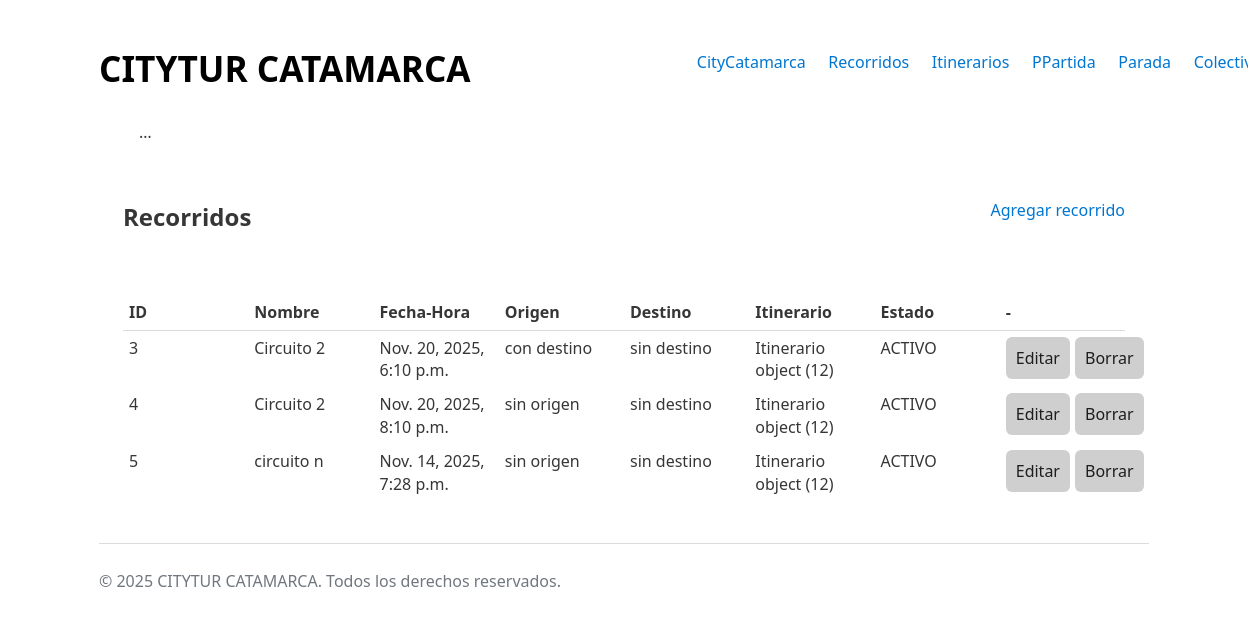
/recorridos/lista_recorrido/, run on the app's committed database.
### recorridos/models.py (models this page shows, shortened)
class Circuito(models.Model):
    nombre = models.CharField(max_length= 50)
    horario = models.DateTimeField()
    origen = models.CharField(max_length= 50, default='sin origen')
    destino = models.CharField(max_length= 50, default= 'sin destino')
    itinerario = models.ForeignKey(Itinerario, on_delete= models.CASCADE)
    STATE_CHOICES = [
        ('ELIMINADO', 'Eliminado'),
        ('ACTIVO', 'Activo'),
        ('BAJA', 'Baja'),
    ]
    estado = models.CharField(max_length= 20, choices= STATE_CHOICES, default= 'ACTIVO')

### itinerarios/models.py (models this page shows)
class Itinerario(models.Model):
    nombre = models.CharField(max_length= 50)
    imagen = models.ImageField(
        upload_to='images/',
        null=True,
        blank=True,
        default= 'images/default.png'
)

### recorridos/views.py (the view)
# urls.py: path('lista_recorrido/', views.lista_circuito, name= 'circuito_listar'),
def lista_circuito(request):
    circuitos = Circuito.objects.all()
    return render(request, 'recorrido_lista.html', {'circuitos': circuitos})

### recorridos/templates/recorrido_lista.html (shortened to what this page needs)
{% extends 'base.html' %}
{% block body_id %}colectivo_form{% endblock %}
{% block content %}
<main id="main-form">
    <div class="div-container">
        <h2> Recorridos </h2>
        <a href="{% url 'recorridos:circuito_formulario' %}">Agregar recorrido</a>
    </div>
    <table class="table_view">
        <thead>
            <tr>
                <th>ID</th>
                <th>Nombre</th>
                <th>Fecha-Hora</th>
                <th>Origen</th>
                <th>Destino</th>
                <th>Itinerario</th>
                <th>Estado</th>
                <th>-</th>
            </tr>
        </thead>
        <tbody>
            {% for circuito in circuitos %}
                <tr>
                    <td>{{ circuito.pk }}</td>
                    <td>{{ circuito.nombre }}</td>
                    <td>{{ circuito.horario }}</td>
                    <td>{{ circuito.origen }}</td>
                    <td>{{ circuito.destino }}</td>
                    <td>{{ circuito.itinerario }}</td>
                    <td>{{ circuito.estado }}</td>
                    <td class="td-btn">
                        <a class="btn btn-small" href="{% url 'recorridos:circuito_editar' circuito.pk %}"><button>Editar</button></a>
                        <form action="{% url 'recorridos:circuito_eliminar' circuito.pk %}" method="POST" style="display:inline;"
                            onsubmit="return confirm('Eliminar circuito {{ circuito.nombre }}?');">
                            <button type="submit">Borrar</button>
                        </form>
                    </td>
                </tr>
            {% empty %}
                <tr><td colspan="5">No hay recorridos cargados.</td></tr>
            {% endfor %}
        </tbody>
    </table>
</main>
{% endblock %}
{% block footer_script %}
    {{ block.super }}
{% endblock %}

### core/static/css/styles.css (style rules this page uses)
:root { --background-body: #fff; --background: #efefef; --background-alt: #f7f7f7; --selection: #9e9e9e; --text-main: #363636; --text-bright: #000; --text-muted: #70777f; --links: #0076d1; --focus: #0096bfab; --border: #dbdbdb; --button-base: #d0cfcf; --button-hover: #9b9b9b; --scrollbar-thumb: rgb(170, 170, 170); --scrollbar-thumb-hover: var(--button-hover); --form-placeholder: #949494; --form-text: #1d1d1d; }
html { scrollbar-color: #040a0f #202b38; scrollbar-color: var(--scrollbar-thumb) var(--background-body); scrollbar-width: thin; }
body { font-family: system-ui, -apple-system, BlinkMacSystemFont, 'Segoe UI', 'Roboto', 'Oxygen', 'Ubuntu', 'Cantarell', 'Fira Sans', 'Droid Sans', 'Helvetica Neue', 'Segoe UI Emoji', 'Apple Color Emoji', 'Noto Color Emoji', sans-serif; line-height: 1.4; max-width: 1050px; margin: 20px auto; padding: 0 10px; word-wrap: break-word; color: #363636; color: var(--text-main); background: #fff; background: var(--background-body); text-rendering: optimizeLegibility; }
button { color: #1d1d1d; color: var(--form-text); background-color: #d0cfcf; background-color: var(--button-base); font-family: inherit; font-size: inherit; padding-right: 30px; padding-left: 30px; padding: 10px; border: none; border-radius: 6px; outline: none; }
h1, h2, h3, h4, h5, h6 { margin-bottom: 12px; margin-top: 24px; }
a { text-decoration: none; color: var(--links); }
main { padding-top: 10%; padding-bottom: 10%; }
#main-form { display: flex; flex-direction: column; }
table { border-collapse: collapse; margin-bottom: 10px; width: 100%; table-layout: fixed; }
td, th { padding: 6px; text-align: left; vertical-align: top; word-wrap: break-word; }
thead { border-bottom: 1px solid #dbdbdb; border-bottom: 1px solid var(--border); }

### recorridos/templates/recorrido_lista.html (style rules this page uses)
#main-form { width: 100%; max-width: 1200px; margin: 32px auto; padding: 0 24px; box-sizing: border-box; }
.td-btn { display: flex; flex-direction: row; gap: 5px; }
.div-container { display: flex; flex-direction: row; justify-content: space-between; align-items: center; padding-bottom: 50px; }

### data on the page
Circuito: pk "3", nombre "Circuito 2", horario "Nov. 20, 2025, 6:10 p.m.", origen "con destino", destino "sin destino", itinerario "Itinerario object (12)", estado "ACTIVO"
Circuito: pk "4", nombre "Circuito 2", horario "Nov. 20, 2025, 8:10 p.m.", origen "sin origen", destino "sin destino", itinerario "Itinerario object (12)", estado "ACTIVO"
Circuito: pk "5", nombre "circuito n", horario "Nov. 14, 2025, 7:28 p.m.", origen "sin origen", destino "sin destino", itinerario "Itinerario object (12)", estado "ACTIVO"
